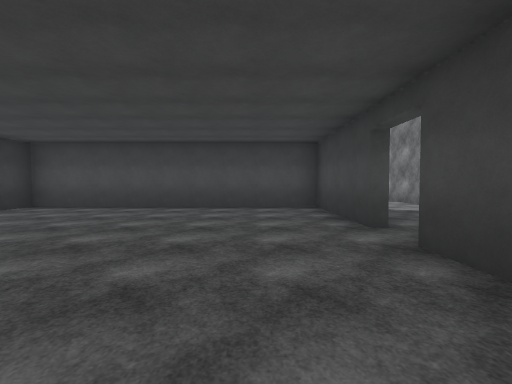
View 1 (above)

20 first-person views from a walk through a 3-D level made in the Unity game engine. The camera is 1.5 m above the floor, tilts 2° down and sees 90° across. The floor is counted in squares, 2.67 m on a side. Each view is taken from the middle of a square. On the plan, view 1 faces up. The plan holds only what a view shows up to about 9 squares ahead; the rest is blank. The player character is not drawn. Surface patterns are stand-ins for the level's own textures.

View 2
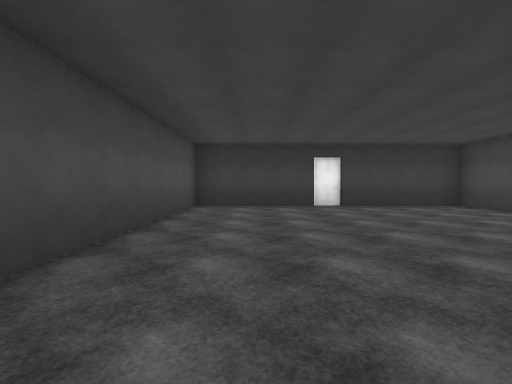

View 3
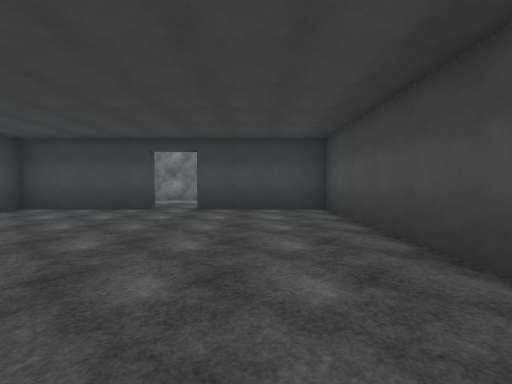

View 4
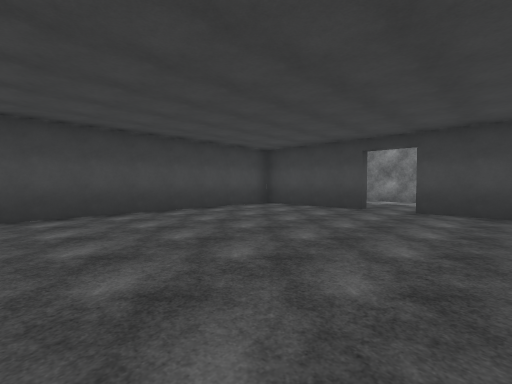

View 5
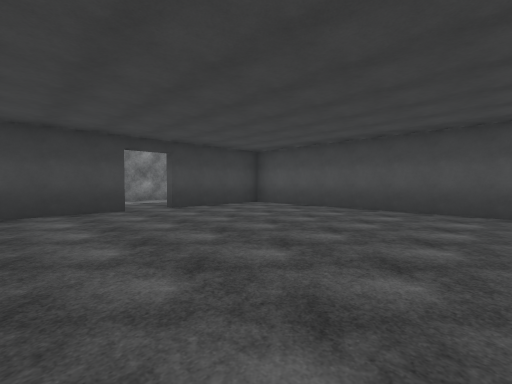

View 6
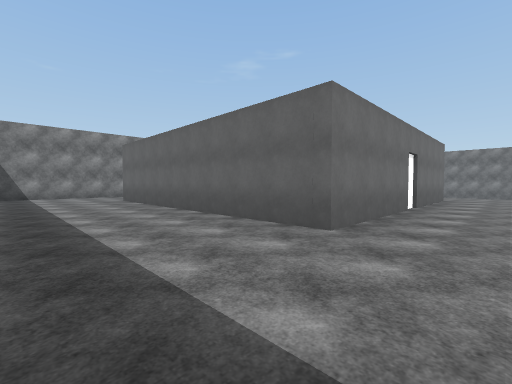

View 7
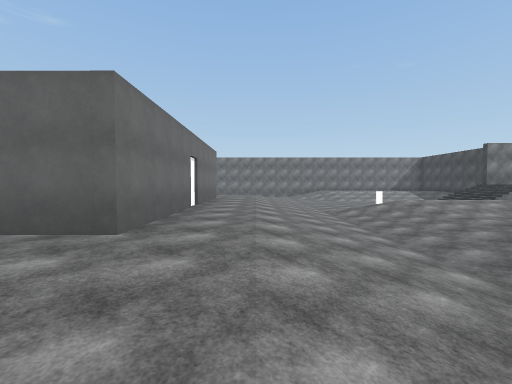

View 8
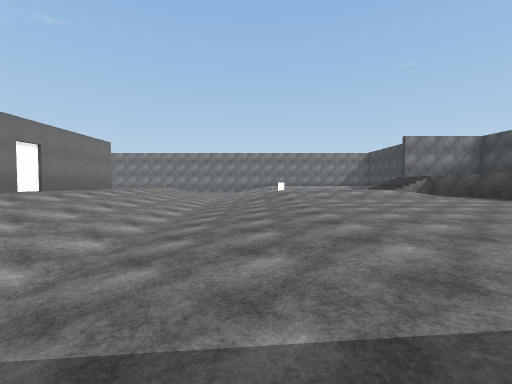

View 9
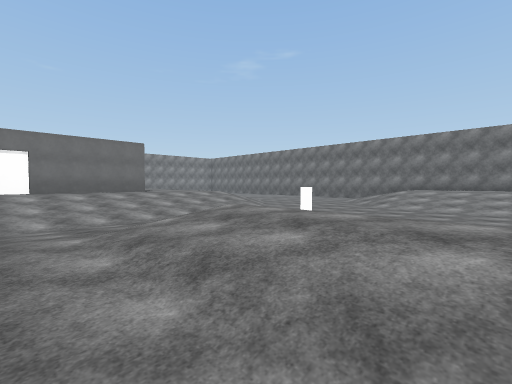

View 10
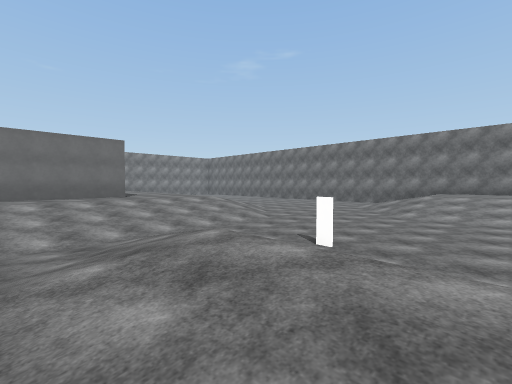

View 11
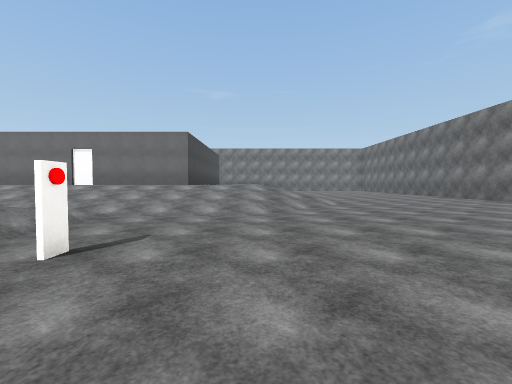

View 12
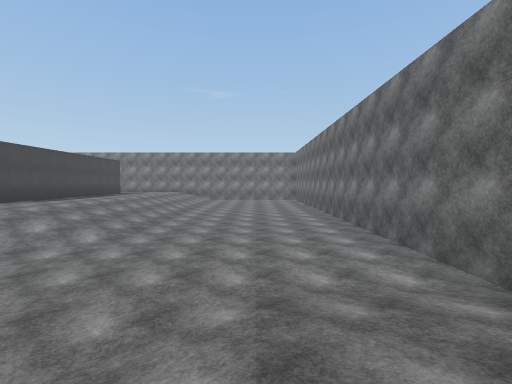

View 13
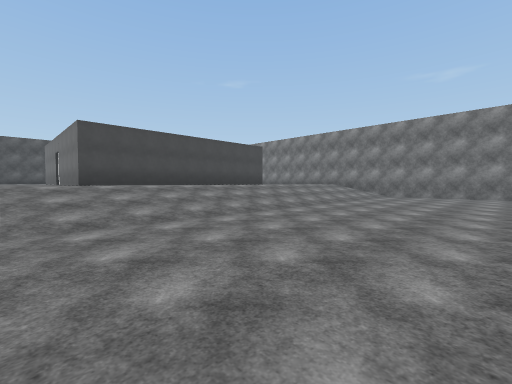

View 14
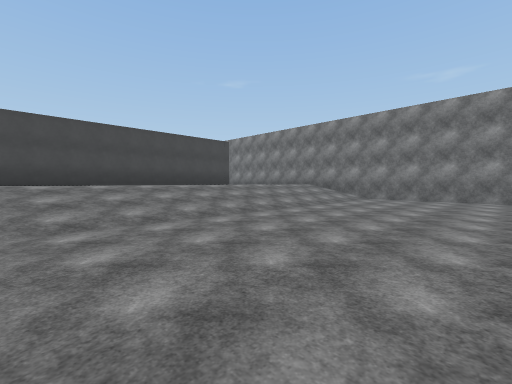

View 15
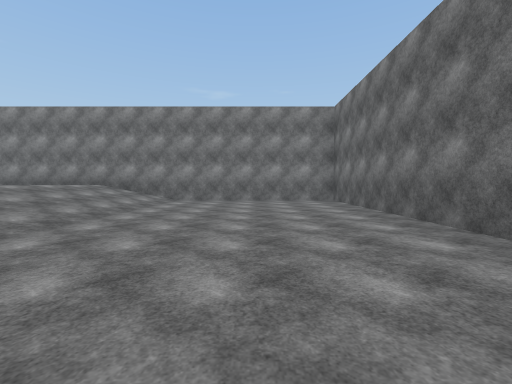

View 16
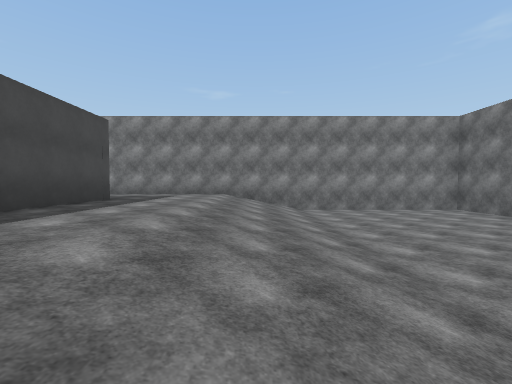

View 17
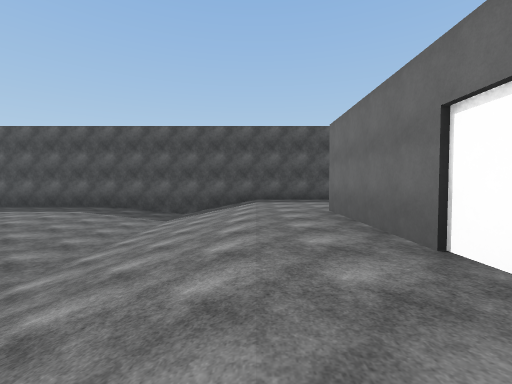

View 18
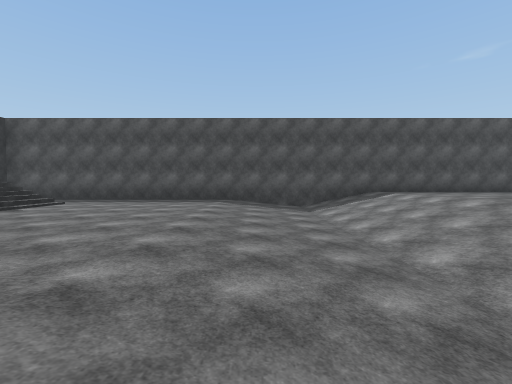

View 19
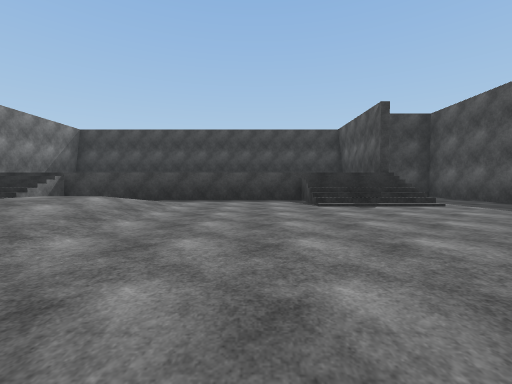

View 20
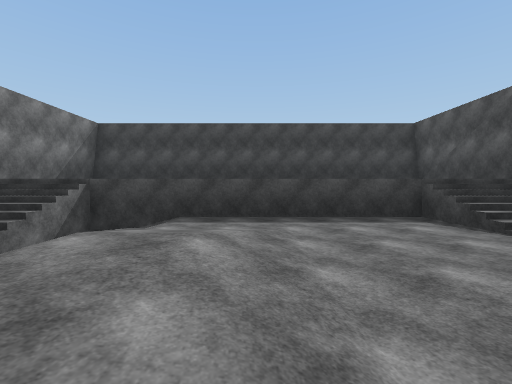

### Floor plan
Key: @ floor where view 1 was taken; # wall or solid block; . main floor; - floor 0.75 m lower than the main floor; _ floor 1.25 m lower than the main floor; : floor 1.25 m higher than the main floor; / step, stairs or slope; H house; C red cylinder.
Columns run from 22 left of view 1 to 5 right of it. Each row starts with its distance up from view 1.
 10   ###################
  9   #--------/////...........#
  8 ####///----/////...........#
  7 #   ///----/////...........#
  6 #   ///----/////.HHHHHHH...
  5 #   /------/////.H.....HH.
  4 #   :------/////.H......H..#
  3 #   :------/////.H.........#
  2 #   :-//////////.H......H..#
  1 #   :-/..///////.H......H..#
  0 #   ///    /////.H....@.H..#
 -1 #   /// __C__///.HHHHHHHH..#
 -2 #   //  _____///...........#
 -3 #       _____//////////////#
 -4 ####   _______/////////////#
 -5        ________////////////#
 -6        ////________________#
 -7        /////_______________#
 -8        //////______________#
 -9        ... //______________#
-10         .   /______________#
-11         #    ###############

Where each view was taken, in squares from view 1:
view 1: 0 up, 0 right, facing up
view 2: 1 up, 1 right, facing left
view 3: 1 up, 4 left, facing right
view 4: 1 up, 4 left, facing up-right
view 5: 5 up, 4 left, facing down-right
view 6: 9 up, 7 left, facing down-right
view 7: 9 up, 7 left, facing down
view 8: 9 up, 11 left, facing down
view 9: 3 up, 15 left, facing down-right
view 10: 2 up, 14 left, facing down-right
view 11: 3 down, 14 left, facing right
view 12: 8 down, 12 left, facing right
view 13: 9 down, 7 left, facing up-right
view 14: 9 down, 5 left, facing up-right
view 15: 8 down, 4 left, facing right
view 16: 4 down, 4 left, facing right
view 17: 1 up, 7 left, facing up
view 18: 1 up, 11 left, facing up
view 19: 4 up, 11 left, facing left
view 20: 2 up, 13 left, facing left
